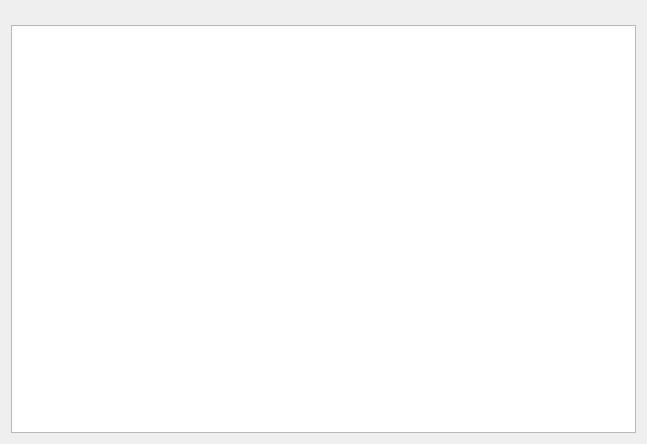
<?xml version="1.0" encoding="UTF-8"?>
<ui version="4.0">
 <class>MainWindow</class>
 <widget class="QDialog" name="MainWindow">
  <property name="geometry">
   <rect>
    <x>0</x>
    <y>0</y>
    <width>647</width>
    <height>444</height>
   </rect>
  </property>
  <property name="windowTitle">
   <string>Dialog</string>
  </property>
  <layout class="QVBoxLayout" name="verticalLayout" stretch="1,30">
   <item>
    <spacer name="verticalSpacer">
     <property name="orientation">
      <enum>Qt::Vertical</enum>
     </property>
     <property name="sizeHint" stdset="0">
      <size>
       <width>20</width>
       <height>11</height>
      </size>
     </property>
    </spacer>
   </item>
   <item>
    <widget class="QTreeView" name="treeView">
     <attribute name="headerVisible">
      <bool>false</bool>
     </attribute>
    </widget>
   </item>
  </layout>
 </widget>
 <resources/>
 <connections/>
</ui>
